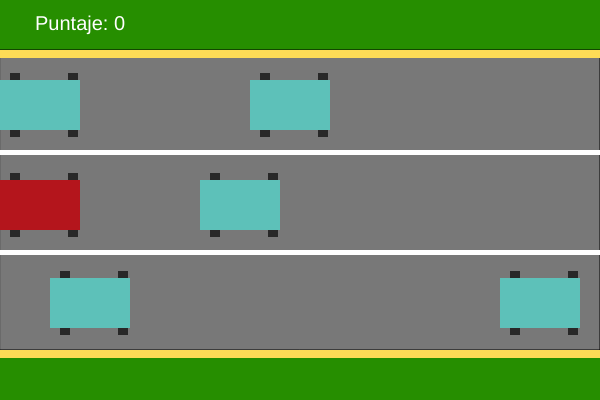
Frame 1 (no input)
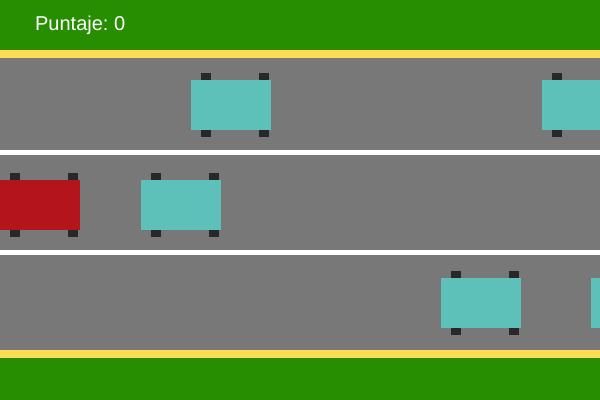
Frame 60 (no input)
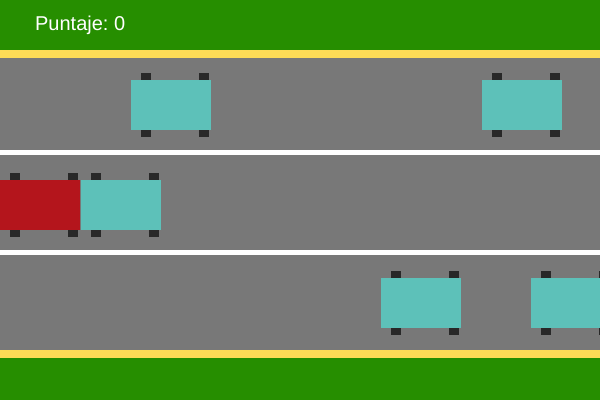
Frame 120 (the mouse pressed at the canvas centre since frame 60)

The p5.js sketch that drew these frames (run headless with seeded random() and noise() and a simulated clock; from frame 60 on, the mouse is pressed at the canvas centre):

// p5.js sketch
// ── sketch.js
let carritos = [];
let carritoMain;

let puntajes;

function setup(){
    createCanvas(600,400);

    //Carritos para hacer el juego más fácil de ganar
    carritos[0] = new Carritos(200,180,80,50);
    carritos[1] = new Carritos(50,278,80,50);
    carritos[2] = new Carritos(500,278,80,50);
    carritos[3] = new Carritos(0,80,80,50);
    carritos[4] = new Carritos(250,80,80,50);

    //Carrito que muevo
    carritoMain = new mainCar(0,180,80,50);

    //puntajes
    puntajes = 0;
    
}

function draw(){
    background(38 , 142 , 0);

    //fondos Carril 
    fill(120,120,120);
    rect(0,50,600,300);

    //todas las lineas del carril

    //lineas amarillas
    noStroke();
    fill(254,220,86);
    rect(0,50,600,8);

    fill(254,220,86);
    rect(0,350,600,8);
    
    //lineas blancas 
    fill(255);
    rect(0,150,600,5);

    fill(255);
    rect(0,250,600,5);
    
  
   
    


    //Carrito 
    for (let index = 0; index < carritos.length; index++) {
        carritos[index].dibujar();
        carritos[index].move();
        //distancia de choque
        let distCar = dist(carritos[index].getPosX +80,carritos[index].getPosY, carritoMain.getPosX+80, carritoMain.getPosY);
        if(distCar < 60){
            carritoMain.setPosX = 0;
        }
    }
    carritoMain.dibujar();
    if(carritoMain.getPosX == 600){
        puntajes = puntajes + 50;
        carritoMain.setPosX = 0;
        carritoMain.setPosY= 180;
    }

    textSize(20);
    fill(255);
    text("Puntaje: "+ puntajes, 35,30);
    
}

function keyPressed(){
    carritoMain.movements(keyCode);
}
// ── Carritos.js
class Carritos{
    constructor(posX,posY,ancho,largo){
       this.posX = posX;
       this.posY = posY;
       this.ancho = ancho;
       this.largo = largo;
    }

    dibujar() {
    
    noStroke();
    fill(40);
    //rueditas delanteras
    square(this.posX + 10, this.posY - 7, 10);
    square(this.posX + 10, this.posY + 47, 10);
    
    //rueditas traseras
    fill(40);
    square(this.posX + 68, this.posY - 7, 10);
    square(this.posX + 68, this.posY + 47, 10);

    noStroke();
    fill(93, 193, 185);
    rect(this.posX,this.posY,this.ancho,this.largo);
    }

    move() {
        this.posX = this.posX - 1;
        if(this.posX <= 0) {
            this.posX = 600;
        }
    }

    get getPosX(){
        return this.posX;
    }
    
    get getPosY(){
        return this.posY;
    }
    get getancho(){
        return this.ancho;
    }
    
    get getlargo(){
        return this.largo;
    }

}
// ── mainCar.js
class mainCar{
    constructor(posX,posY,ancho,largo){
       this.posX = posX;
       this.posY = posY;
       this.ancho = ancho;
       this.largo = largo;
    }

    dibujar() {
    fill(255);
    noStroke();
    fill(40);
    //rueditas delanteras
    square(this.posX + 10, this.posY - 7, 10);
    square(this.posX + 10, this.posY + 47, 10);
    
    //rueditas traseras
    fill(40);
    square(this.posX + 68, this.posY - 7, 10);
    square(this.posX + 68, this.posY + 47, 10);

    noStroke();
    fill(180, 21, 28);
    rect(this.posX,this.posY,this.ancho,this.largo);
    
    }

    movements(move){
        switch(move){
            case UP_ARROW:
                if(this.posY >= 100 && this.posY <= 350){
                    this.posY = this.posY - 100;
                }
                break;
            case DOWN_ARROW:
                if(this.posY >= 50 && this.posY <= 250){
                    this.posY = this.posY + 100;
                }
                break;
            case RIGHT_ARROW:
                this.posX = this.posX + 40;
                break;
            case LEFT_ARROW:
                if(this.posX >= 50 && this.posX <= 600){
                    this.posX = this.posX - 40;
                }
                break;
        }
    }

    get getPosX(){
        return this.posX;
    }

    /**
     * @param {any} posX
     */
    set setPosX(posX){
        this.posX = posX;
    }

    get getPosY(){
        return this.posY;
    }
    set setPosY(posY){
        this.posY = posY;
    }
}
